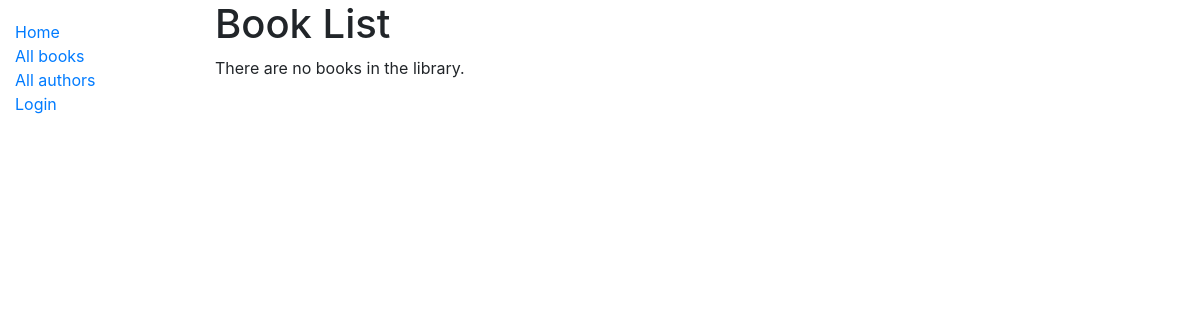
/catalogue/books/, run on an earlier commit of the app's database.
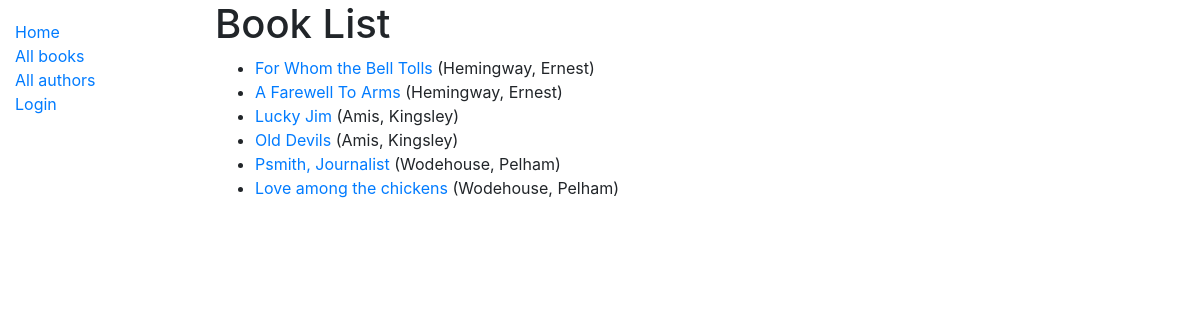
And on a later commit of the database.
### catalogue/models.py (models this page shows, shortened)
class Book(models.Model):
    title = models.CharField(max_length=200)
    author = models.ForeignKey('Author', on_delete=models.SET_NULL, null=True)
    summary = models.TextField(max_length=1000, help_text="Please add a short description of the book")
    isbn = models.CharField('ISBN', max_length=13, unique=True, help_text='13 character ISBN number')
    genre = models.ManyToManyField(Genre, help_text='Select a genre for this book')
    def display_genre(self):
        """Create a string for the Genre. This is required to display genre in Admin."""
        return ', '.join(genre.name for genre in self.genre.all()[:3])
    display_genre.short_description = 'Genre'
    def get_absolute_url(self):
        return(reverse('book-detail', args=[str(self.id)]))

class Author(models.Model):
    first_name = models.CharField(max_length=100, help_text='Author\'s first name')
    surname = models.CharField(max_length=100, help_text='Author\'s surname')
    date_of_birth = models.DateField(null=True, blank=True)
    date_of_death = models.DateField('Died', null=True, blank=True)
    class Meta:
        ordering = ['surname', 'first_name']
    def __str__(self):
        return f'{ self.surname }, { self.first_name }'

### catalogue/views.py (the view)
# urls.py: path('books/', views.BookListView.as_view(), name='books'),
class BookListView(generic.ListView):
    model = Book
    paginate_by = 10

### catalogue/templates/catalogue/book_list.html
{% extends "base_generic.html" %}
{% block content %}
  <h1>Book List</h1>
  {% if book_list %}
  <ul>
    {% for book in book_list %}
      <li>
        <a href="{{ book.get_absolute_url }}">{{ book.title }}</a> ({{book.author}})
      </li>
    {% endfor %}
  </ul>
  {% else %}
    <p>There are no books in the library.</p>
  {% endif %}
{% endblock %}

What changed in the data, as far as the page shows it:
added Book: title "For Whom the Bell Tolls", author "Hemingway, Ernest"
added Book: title "A Farewell To Arms", author "Hemingway, Ernest"
added Book: title "Lucky Jim", author "Amis, Kingsley"
added Book: title "Old Devils", author "Amis, Kingsley"
added Book: title "Psmith, Journalist", author "Wodehouse, Pelham"
added Book: title "Love among the chickens", author "Wodehouse, Pelham"
Also different on the page:
text no longer shown: "There are no books in the library."
